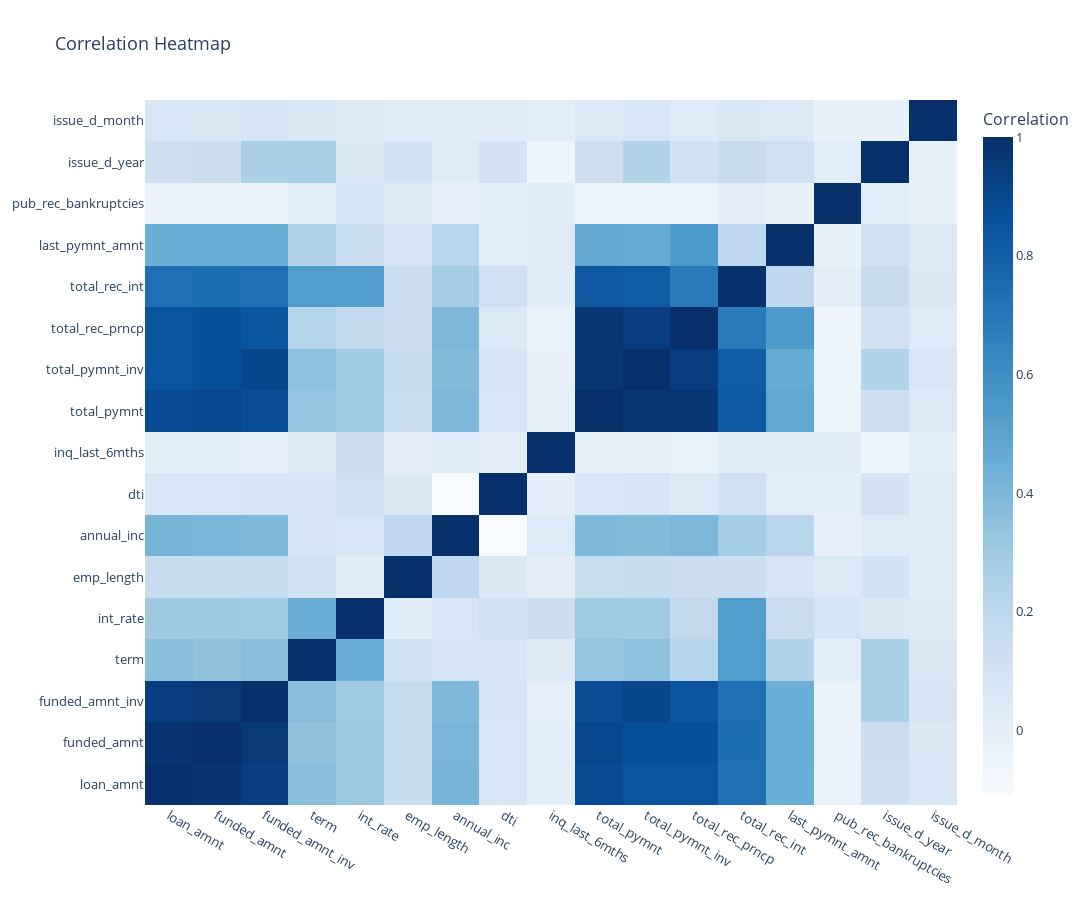

Write notebook code for a chart like this one.
### Markdown cell above
## Conclusion
1. Term and int_rate has positive correlations
2. Annual income and loan_amount has positive correlation
3. dti and annual income has negative correlation
4. Annual income and emp_length has positive correlation

### Code cell
data_corr = df.corr(numeric_only=True)

heatmap_fig = go.Figure(go.Heatmap(
    z=data_corr.values,
    x=data_corr.columns,
    y=data_corr.columns,
    colorscale="Blues",
    colorbar=dict(title="Correlation"),
    customdata=data_corr.values,
    hovertemplate="Correlation: %{customdata:.2f}<extra></extra>"
))

# Set layout properties
font_scale = 1.1
heatmap_fig.update_layout(
    title='Correlation Heatmap',
    height=900,
    width=1200,
    font=dict(size=font_scale * 12)
)

heatmap_fig.show()

### Figure 1 — Plotly figure (JSON) as saved in the notebook; plotly's stock layout.template omitted (floating-point values rounded to 4 significant figures; data arrays with more than 128 entries replaced by an {"elided": "..."} marker saying what was removed)
{"data": [{"colorbar": {"title": {"text": "Correlation"}}, "colorscale": [[0, "rgb(247,251,255)"], [0.125, "rgb(222,235,247)"], [0.25, "rgb(198,219,239)"], [0.375, "rgb(158,202,225)"], [0.5, "rgb(107,174,214)"], [0.625, "rgb(66,146,198)"], [0.75, "rgb(33,113,181)"], [0.875, "rgb(8,81,156)"], [1, "rgb(8,48,107)"]], "customdata": {"elided": "17x17 float values"}, "hovertemplate": "Correlation: %{customdata:.2f}<extra></extra>", "type": "heatmap", "x": ["loan_amnt", "funded_amnt", "funded_amnt_inv", "term", "int_rate", "emp_length", "annual_inc", "dti", "inq_last_6mths", "total_pymnt", "total_pymnt_inv", "total_rec_prncp", "total_rec_int", "last_pymnt_amnt", "pub_rec_bankruptcies", "issue_d_year", "issue_d_month"], "y": ["loan_amnt", "funded_amnt", "funded_amnt_inv", "term", "int_rate", "emp_length", "annual_inc", "dti", "inq_last_6mths", "total_pymnt", "total_pymnt_inv", "total_rec_prncp", "total_rec_int", "last_pymnt_amnt", "pub_rec_bankruptcies", "issue_d_year", "issue_d_month"], "z": {"elided": "17x17 float values"}}], "layout": {"font": {"size": 13.2}, "height": 900, "title": {"text": "Correlation Heatmap"}, "width": 1200, "xaxis": {"autorange": true, "range": [-0.5, 16.5], "type": "category"}, "yaxis": {"autorange": true, "range": [-0.5, 16.5], "type": "category"}}}
